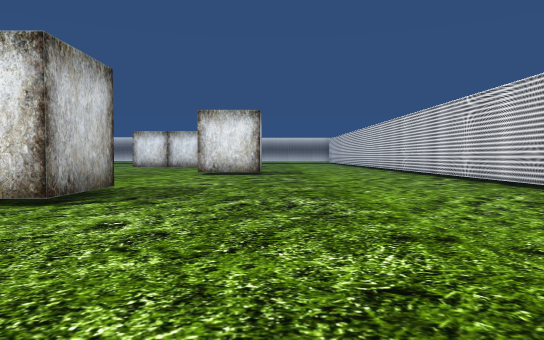
view 1 (above)

24 first-person views from a walk through a scene from a Unity 3-D project. The camera is 1.2 m above the floor, tilts 2° down and sees 70° across. The floor is counted in squares, 2 m on a side. Each view is taken from the middle of a square. On the plan, view 1 faces up. The plan holds only what a view shows up to about 11 squares ahead; the rest is blank. The place goes on beyond the plan. The player is left out.

view 2
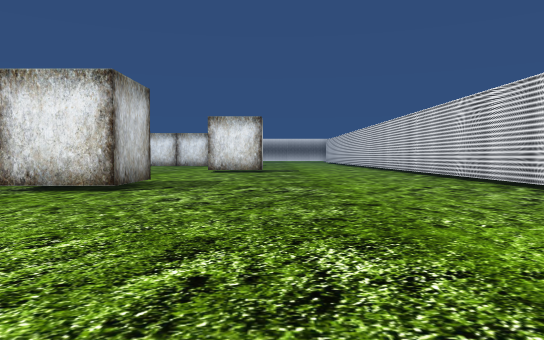

view 3
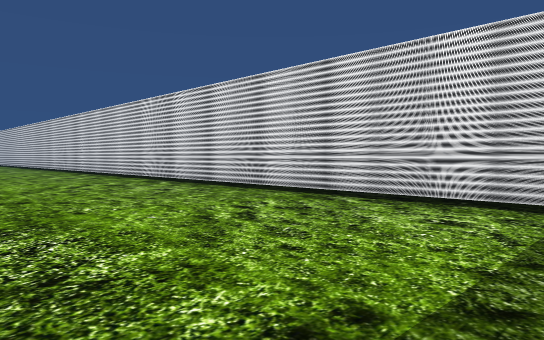

view 4
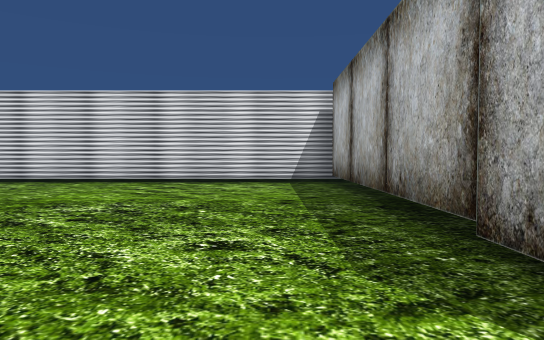

view 5
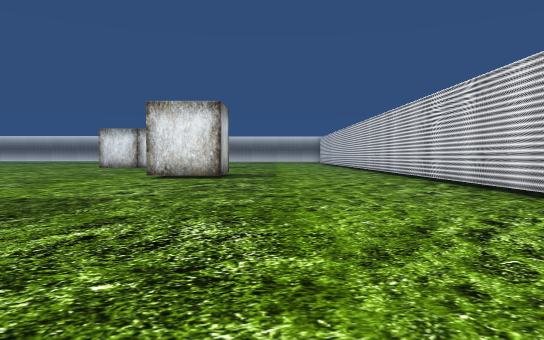

view 6
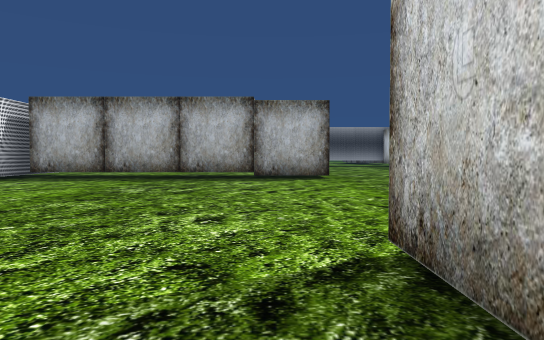

view 7
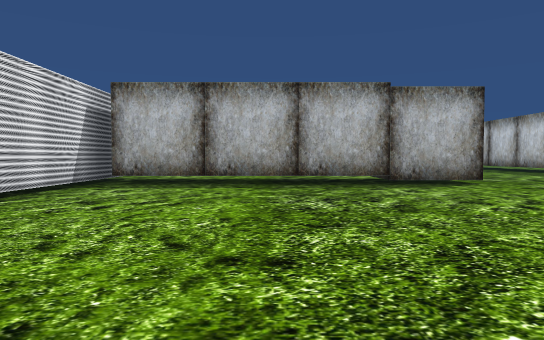

view 8
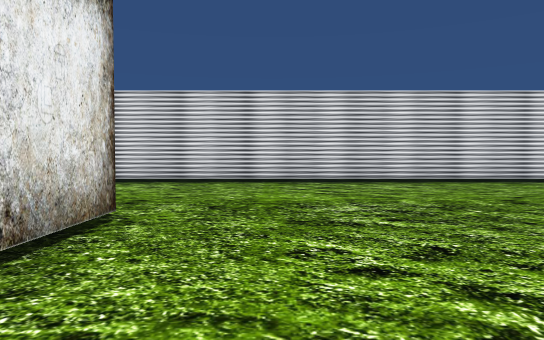

view 9
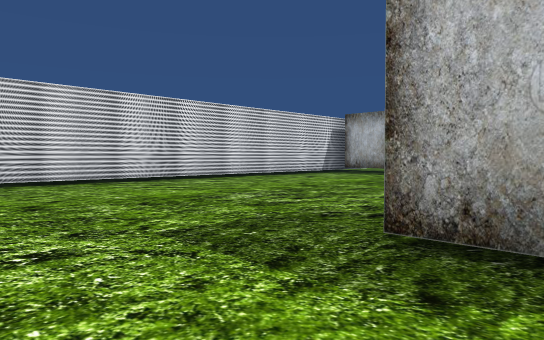

view 10
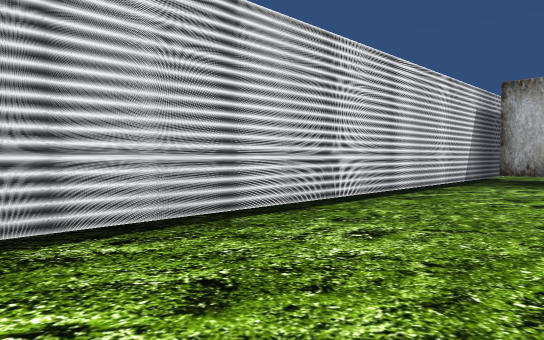

view 11
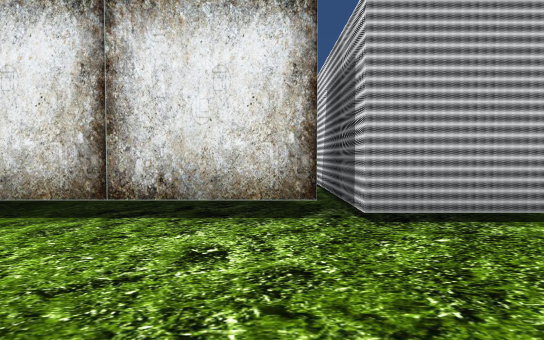

view 12
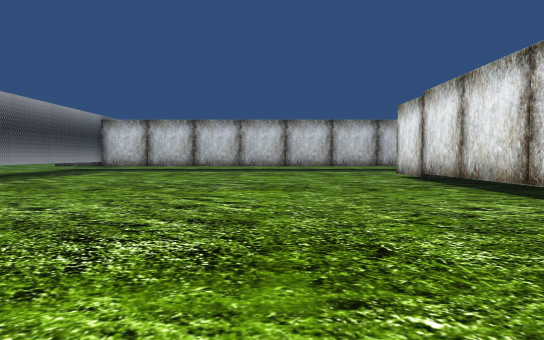

view 13
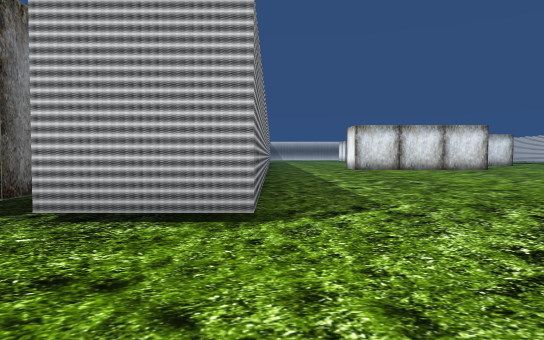

view 14
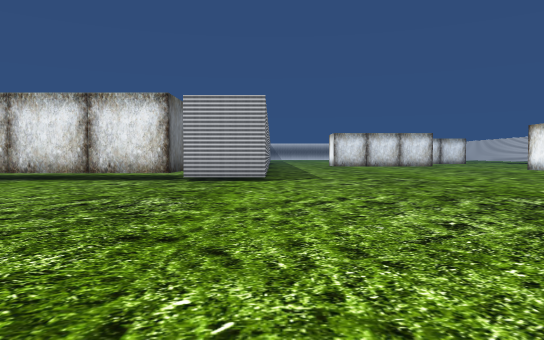

view 15
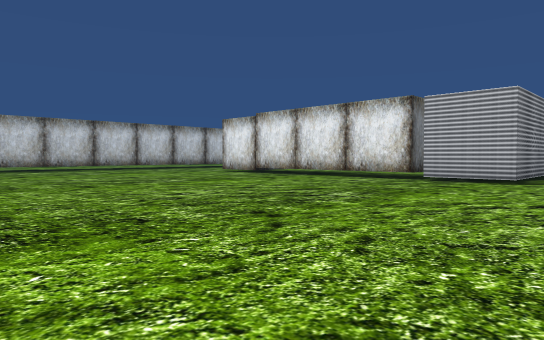

view 16
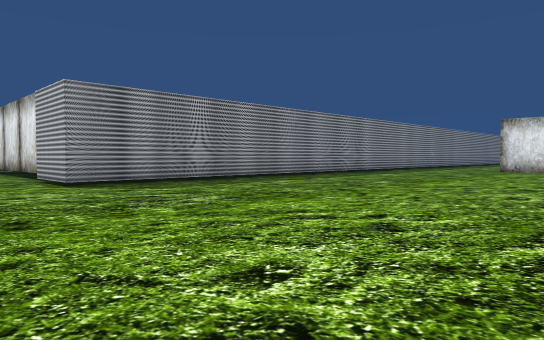

view 17
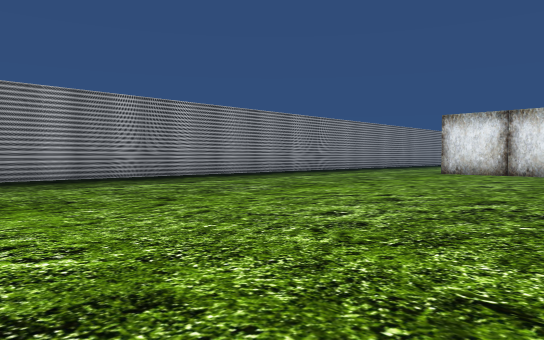

view 18
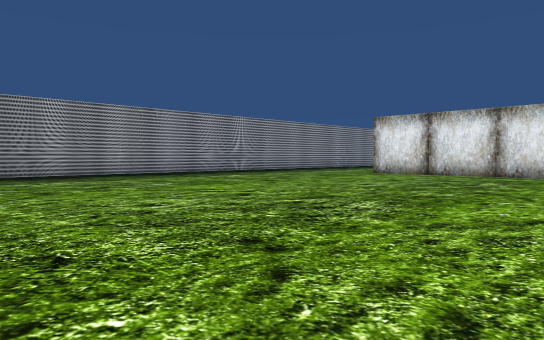

view 19
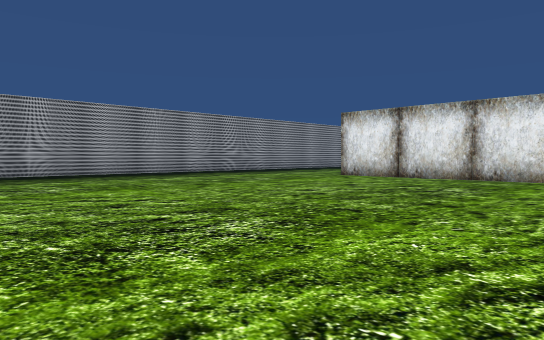

view 20
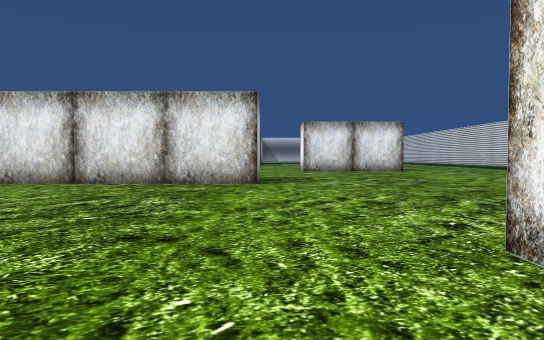

view 21
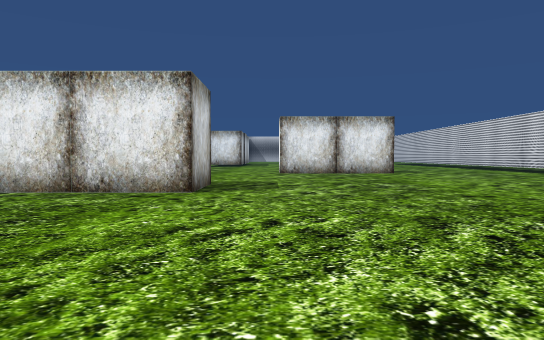

view 22
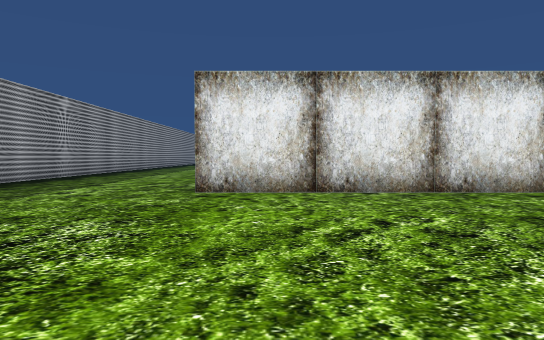

view 23
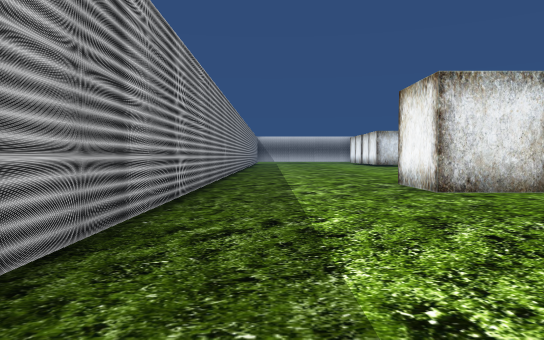

view 24
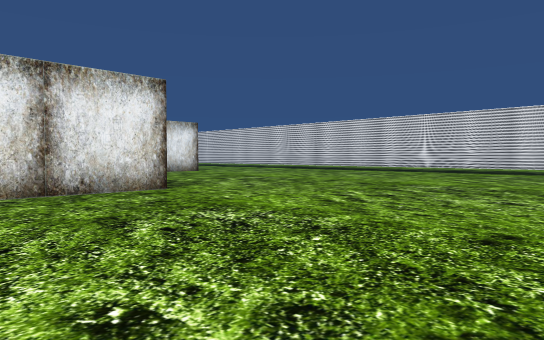

### Floor plan
Points are (right, up) in squares from view 1. A wall is a line through its corners. A room is listed if a view was taken in it or the views show most of it. See-through windows are left out.
Room 1 (views 1, 2, 3, 4, 5, 6, 7, 8, 9, 10)
walls: (-3.6, 6.7) (-2.7, 6.7) (-2.7, 4.7) (-4.5, 4.7); (-0.4, 13.1) (-0.4, 12.5) (-2.4, 12.5); (-3.6, -3.3) (4.5, -3.3); (4.8, -5.5) (4.8, 13.5)
ways out: opening at (-4, -4.5) to room 2
Room 2 (views 11, 12, 13, 14, 15, 16, 17, 18, 19, 20, 21, 22, 23, 24)
walls: (18.5, 2) (18.5, 2.5); (4.4, -5.3) (-3, -5.3); (16.7, 10.4) (16.7, 8.4) (10.7, 8.4) (10.7, 10.5); (6.8, 13) (6.8, -5.5) (4.8, -5.5); (-3, -16.3) (-2.4, -16.3)
ways out: opening at (-4, -4.5) to room 1

Positions as (right, up) in squares from view 1, and headings:
1: (0, 0), facing up
2: (0, -2), facing up
3: (0, -3), facing up-right
4: (-4, -2), facing right
5: (1, 2), facing up
6: (-2, 7), facing down
7: (1, 5), facing down
8: (-4, 11), facing right
9: (-4, 9), facing down-right
10: (2, 6), facing down-right
11: (4, -9), facing up
12: (8, -9), facing left
13: (7, -9), facing up
14: (7, -15), facing up
15: (9, -15), facing up-left
16: (15, -8), facing up-left
17: (16, -5), facing up-left
18: (18, -4), facing up-left
19: (18, -2), facing up-left
20: (17, 0), facing up
21: (18, 2), facing up
22: (12, 2), facing up
23: (8, 2), facing up
24: (13, 2), facing up-right
